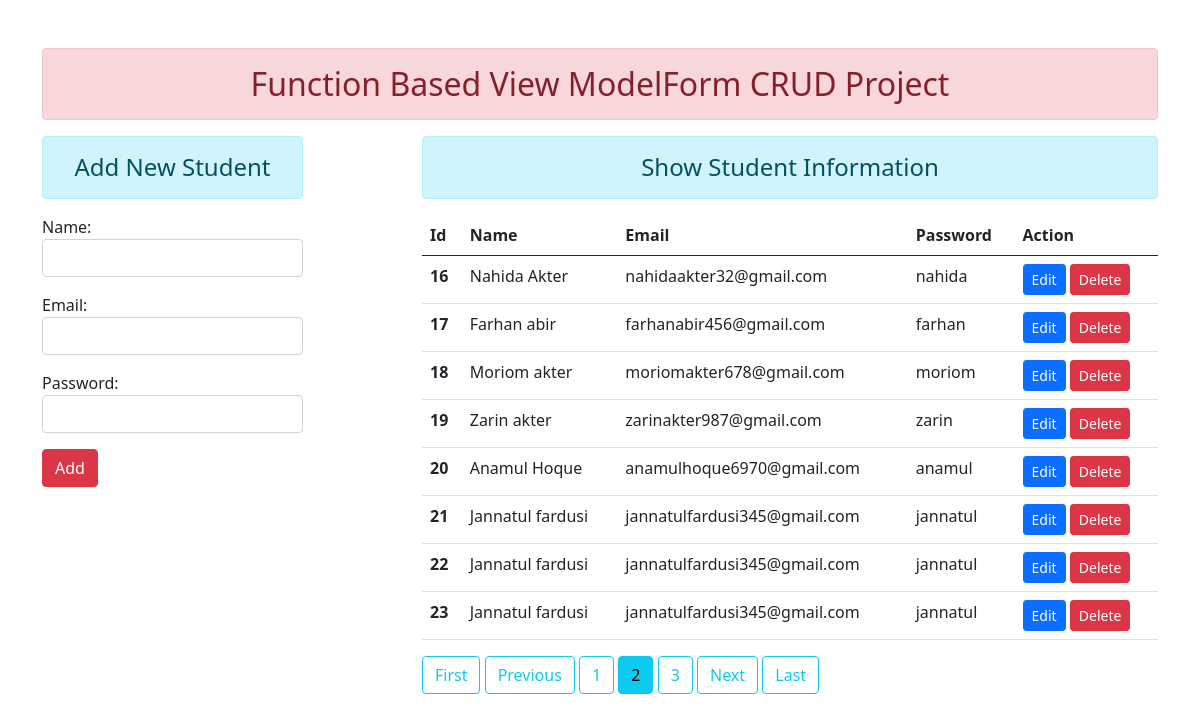
Screenshot of /?page=2 with the database file from the repository.
### app1/models.py (models this page shows)
class User(models.Model):
    name = models.CharField(max_length=80)
    email = models.EmailField(max_length=100)
    password = models.CharField(max_length=50)

### app1/views.py (the view)
# urls.py: path('',views.add_show, name="home"),
def add_show(request):
    if request.method == 'POST':
        fm = StudentRegistration(request.POST)
        if fm.is_valid():
            name = fm.cleaned_data['name']
            email = fm.cleaned_data['email']
            password = fm.cleaned_data['password']
            reg = User(name=name, email=email, password=password)
            reg.save()
            messages.success(request=request, message="You Successfully Add New Record")
            fm = StudentRegistration()
    else:
        fm = StudentRegistration()
    student_info = User.objects.all().order_by('id')
    paginator = Paginator(object_list=student_info, per_page=8, orphans=1)
    page_number = request.GET.get('page')
    page_obj = paginator.get_page(number=page_number)
    return render(request, "app1/addAndShow.html", context={'form': fm, 'page_obj':page_obj})

### app1/forms.py
class StudentRegistration(forms.ModelForm):
    class Meta:
        model = User
        fields = ['name', 'email', 'password']
        widgets = {
            'name' : forms.TextInput(attrs={'class':'form-control'}),
            'email' : forms.EmailInput(attrs={'class':'form-control'}),
            'password' : forms.PasswordInput(render_value=True,attrs={'class':'form-control'}),
        }

### app1/templates/app1/addAndShow.html (shortened to what this page needs)
{% extends 'app1/base.html' %} {% block content %}
<div class="row">
  <div class="col-sm-3">
    <h4 class="text-center alert alert-info">Add New Student</h4>
    <form action="" method="post">
      {% csrf_token %} {{form.as_p}}
      <button type="submit" class="btn btn-danger">Add</button>
    </form>
  </div>
  <div class="col-sm-8 offset-1">
    <h4 class="text-center alert alert-info">Show Student Information</h4>
    {% if page_obj %}
      <table class="table table-hover">
        <thead>
          <tr>
            <th scope="col">Id</th>
            <th scope="col">Name</th>
            <th scope="col">Email</th>
            <th scope="col">Password</th>
            <th scope="col">Action</th>
          </tr>
        </thead>
        <tbody>
          {% for i in page_obj %}
          <tr>
            <th scope="row">{{i.id}}</th>
            <td>{{i.name}}</td>
            <td>{{i.email}}</td>
            <td>{{i.password}}</td>
            <td>
              <a href="{% url 'update_info' i.id %}" class="btn btn-primary btn-sm">Edit</a>
              <form action="{% url 'delete_info' i.id %}" method="post" class="d-inline">
                <button type="submit" class="btn btn-danger btn-sm">
                  Delete
                </button>
              </form>
            </td>
          </tr>
          {% endfor %}
        </tbody>
      </table>
    {% else %}
      <h4 class="text-center alert alert-info">No Records Found</h4>
    {% endif %}
      {% if page_obj.has_previous %}
        <a href="?page=1" class="btn btn-outline-info mb-4">First</a>
        <a href="?page={{ page_obj.previous_page_number }}" class="btn btn-outline-info mb-4">Previous</a>
      {% endif %}
      {% for num in page_obj.paginator.page_range %}
        {% if page_obj.number == num %}
          <a class="btn btn-info mb-4" href="?page={{ num }}">{{ num }}</a>
        {% elif num > page_obj.number|add:'-3' and num < page_obj.number|add:'3' %}
          <a class="btn btn-outline-info mb-4" href="?page={{ num }}">{{ num }}</a>
        {% endif %}
      {% endfor %}
      {% if page_obj.has_next %}
        <a class="btn btn-outline-info mb-4" href="?page={{ page_obj.next_page_number }}">Next</a>
        <a class="btn btn-outline-info mb-4" href="?page={{ page_obj.paginator.num_pages }}">Last</a>
      {% endif %}
  </div>
</div>
{% endblock content %}

### rows the page displays
User: id "16", name "Nahida Akter", email "nahidaakter32@gmail.com", password "nahida"
User: id "17", name "Farhan abir", email "farhanabir456@gmail.com", password "farhan"
User: id "18", name "Moriom akter", email "moriomakter678@gmail.com", password "moriom"
User: id "19", name "Zarin akter", email "zarinakter987@gmail.com", password "zarin"
User: id "20", name "Anamul Hoque", email "anamulhoque6970@gmail.com", password "anamul"
User: id "21", name "Jannatul fardusi", email "jannatulfardusi345@gmail.com", password "jannatul"
User: id "22", name "Jannatul fardusi", email "jannatulfardusi345@gmail.com", password "jannatul"
User: id "23", name "Jannatul fardusi", email "jannatulfardusi345@gmail.com", password "jannatul"

### other values shown
{{ num }} "1" "3"
{{ num }} "2"
